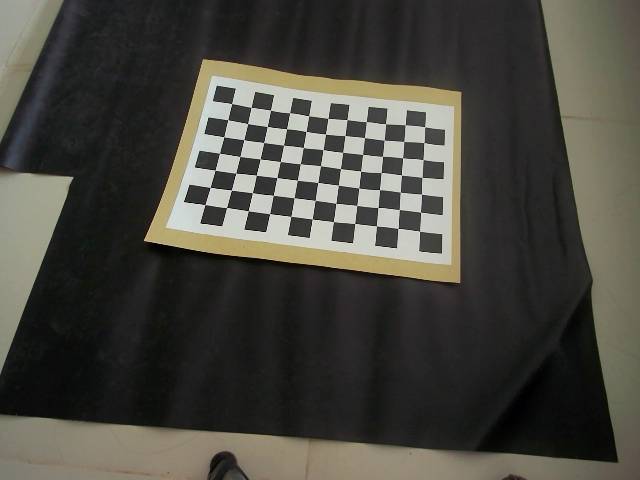
#> input picture Stereo_Vision/Stereo_pairs_1/left_000.png, 640 x 480 px, given in place of the camera
$ python live_camera.py   (older library calls are emulated)
#> lines starting #> are read from the running program, lines starting #| are printed output that depends on the picture
import cv2
import numpy as np
import pickle
import os
import sys
from datetime import datetime

# -------------------------------------------------
# Configuration
# -------------------------------------------------
SCRIPT_DIR = os.path.dirname(os.path.abspath(__file__))
CALIB_FILE = os.path.join(SCRIPT_DIR, "stereo_calibration.pkl")
OUTPUT_DIR = os.path.join(SCRIPT_DIR, "captured_images")

# Create output directory if it doesn't exist
os.makedirs(OUTPUT_DIR, exist_ok=True)

print("="*60)
print("STEREO IMAGE CAPTURE AND RECTIFICATION CHECKER")
print("="*60)
print("SCRIPT_DIR :", SCRIPT_DIR)
print("CALIB_FILE :", CALIB_FILE)
print("OUTPUT_DIR :", OUTPUT_DIR)

# -------------------------------------------------
# Load calibration
# -------------------------------------------------
if not os.path.exists(CALIB_FILE):
    raise FileNotFoundError(f"Calibration file not found: {CALIB_FILE}")

with open(CALIB_FILE, "rb") as f:
#> (reads Stereo_Vision/stereo_calibration.pkl from the repository)
    calib = pickle.load(f)

mtxL, distL = calib["mtxL"], calib["distL"]
mtxR, distR = calib["mtxR"], calib["distR"]
R = calib.get("R", None)
T = calib.get("T", None)

if R is None or T is None:
    raise ValueError("Calibration file missing R and T matrices!")

print("\nCalibration loaded successfully!")

# -------------------------------------------------
# Setup cameras
# -------------------------------------------------
print("\n" + "="*60)
print("Setting up cameras...")
print("="*60)

# Try to open cameras (adjust camera indices if needed)
# Camera indices: 0, 1, 2, etc. depending on your system
LEFT_CAMERA_INDEX = 0
RIGHT_CAMERA_INDEX = 2

cap_left = cv2.VideoCapture(LEFT_CAMERA_INDEX)
cap_right = cv2.VideoCapture(RIGHT_CAMERA_INDEX)

if not cap_left.isOpened():
    raise RuntimeError(f"Cannot open left camera (index {LEFT_CAMERA_INDEX})")
if not cap_right.isOpened():
    raise RuntimeError(f"Cannot open right camera (index {RIGHT_CAMERA_INDEX})")

# Set camera resolution to match calibration
cap_left.set(cv2.CAP_PROP_FRAME_WIDTH, 640)
cap_left.set(cv2.CAP_PROP_FRAME_HEIGHT, 480)
cap_right.set(cv2.CAP_PROP_FRAME_WIDTH, 640)
cap_right.set(cv2.CAP_PROP_FRAME_HEIGHT, 480)

print(f"Left camera opened:  Index {LEFT_CAMERA_INDEX}")
print(f"Right camera opened: Index {RIGHT_CAMERA_INDEX}")

# Get actual resolution
ret_l, test_l = cap_left.read()
#> test_l is the input picture: shape (480, 640, 3); mean B, G, R 64, 71.8, 73.1
ret_r, test_r = cap_right.read()

if not ret_l or not ret_r:
    raise RuntimeError("Failed to read from cameras")

h, w = test_l.shape[:2]
#> h = 480; w = 640
image_size = (w, h)
#> image_size = (640, 480)
print(f"Camera resolution: {w} x {h}")
#| Camera resolution: 640 x 480

# -------------------------------------------------
# Compute rectification parameters with alpha=0
# -------------------------------------------------
print("\nComputing rectification parameters...")
R1, R2, P1, P2, Q, roi_left, roi_right = cv2.stereoRectify(
    cameraMatrix1=mtxL,
    distCoeffs1=distL,
    cameraMatrix2=mtxR,
    distCoeffs2=distR,
    imageSize=image_size,
    R=R,
    T=T,
    flags=cv2.CALIB_ZERO_DISPARITY,
    alpha=1.0,  # Full image, no cropping
    newImageSize=image_size
)
#> roi_left = (26, 47, 520, 355); roi_right = (128, 41, 503, 379)

# Create rectification maps
map1L, map2L = cv2.initUndistortRectifyMap(mtxL, distL, R1, P1, image_size, cv2.CV_16SC2)
map1R, map2R = cv2.initUndistortRectifyMap(mtxR, distR, R2, P2, image_size, cv2.CV_16SC2)

print("Rectification parameters computed successfully!")

# -------------------------------------------------
# Function to rectify and display images
# -------------------------------------------------
# [106 lines left out: function process_and_display, not called in this run]

# -------------------------------------------------
# Main capture loop
# -------------------------------------------------
print("\n" + "="*60)
print("LIVE CAMERA VIEW - CONTROLS:")
print("="*60)
print("  SPACE   - Capture and save stereo pair")
print("  'c'     - Capture (same as SPACE)")
print("  'r'     - Toggle rectification view")
print("  'q/ESC' - Quit")
print("="*60)

show_rectified = False
capture_count = 0

cv2.namedWindow("Stereo View", cv2.WINDOW_NORMAL)
cv2.resizeWindow("Stereo View", 1280, 480)

while True:
    # Read frames from both cameras
    ret_l, frame_l = cap_left.read()
    ret_r, frame_r = cap_right.read()

    if not ret_l or not ret_r:
        print("Failed to read from cameras")
        break

    # Show either original or rectified view
    if show_rectified:
        _, _, check, _ = process_and_display(frame_l, frame_r, save_images=False)
        display_frame = check
        cv2.putText(display_frame, "RECTIFIED VIEW (Press 'r' for original)",
                   (10, h - 10), cv2.FONT_HERSHEY_SIMPLEX, 0.7, (0, 255, 255), 2)
    else:
        display_frame = np.hstack((frame_l, frame_r))
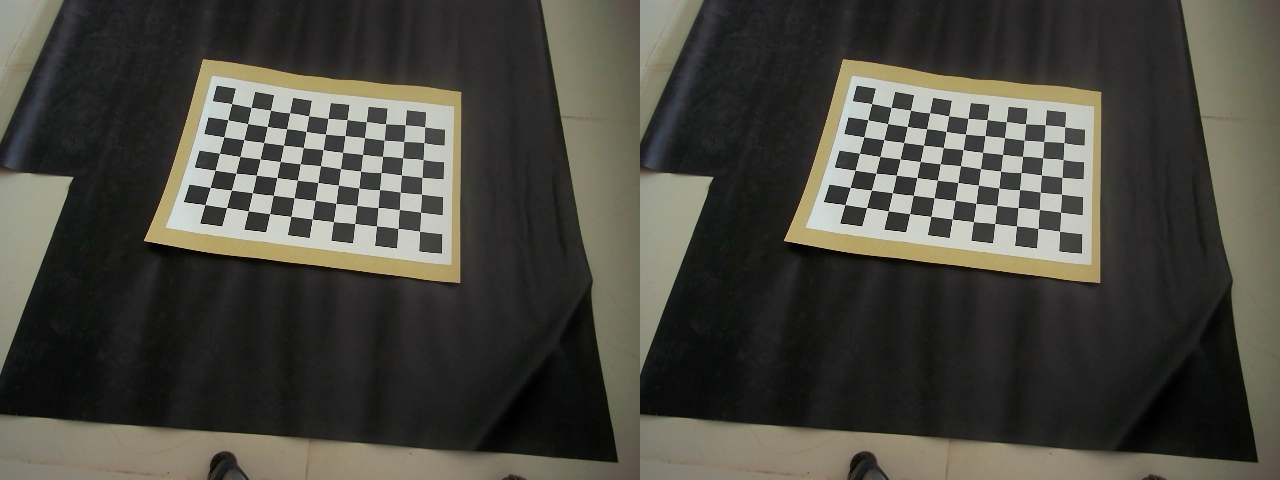
#> display_frame: shape (480, 1280, 3); mean B, G, R 64, 71.8, 73.1
        cv2.line(display_frame, (w, 0), (w, h), (255, 0, 0), 2)
        cv2.putText(display_frame, "ORIGINAL VIEW (Press 'r' for rectified)",
                   (10, h - 10), cv2.FONT_HERSHEY_SIMPLEX, 0.7, (0, 255, 255), 2)
        cv2.putText(display_frame, "Press SPACE to capture",
                   (10, 30), cv2.FONT_HERSHEY_SIMPLEX, 0.7, (0, 255, 0), 2)
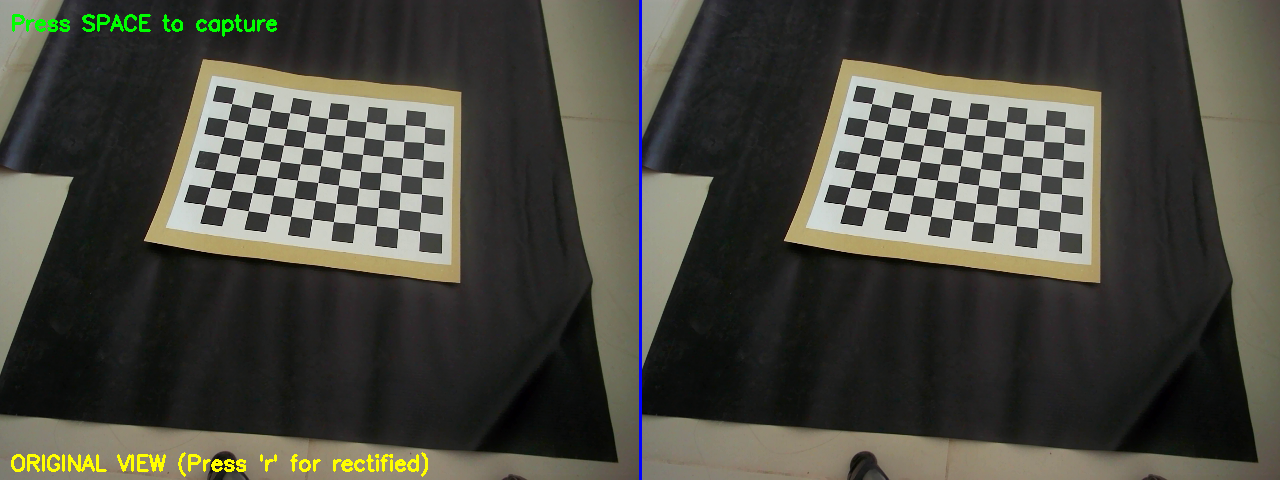
#> display_frame: shape (480, 1280, 3); mean B, G, R 63.8, 72.8, 73.2

    cv2.imshow("Stereo View", display_frame)

    # Handle keyboard input
    key = cv2.waitKey(1) & 0xFF
#> (key q is pressed here)

    if key == 27 or key == ord('q'):  # ESC or 'q'
        print("\nQuitting...")
        break

    elif key == ord('r'):  # Toggle rectified view
        show_rectified = not show_rectified
        print(f"View mode: {'RECTIFIED' if show_rectified else 'ORIGINAL'}")

    elif key == 32 or key == ord('c'):  # SPACE or 'c' to capture
        capture_count += 1
        timestamp = datetime.now().strftime("%Y%m%d_%H%M%S")

        print(f"\n{'='*60}")
        print(f"CAPTURING IMAGE PAIR #{capture_count}")
        print(f"{'='*60}")

        # Process and save
        orig, rect, check, disp = process_and_display(
            frame_l, frame_r,
            save_images=True,
            timestamp=timestamp
        )

        # Show results in separate windows
        cv2.namedWindow(f"Capture #{capture_count} - Original", cv2.WINDOW_NORMAL)
        cv2.namedWindow(f"Capture #{capture_count} - Rectified Check", cv2.WINDOW_NORMAL)
        cv2.namedWindow(f"Capture #{capture_count} - Disparity", cv2.WINDOW_NORMAL)

        cv2.imshow(f"Capture #{capture_count} - Original", orig)
        cv2.imshow(f"Capture #{capture_count} - Rectified Check", check)
        cv2.imshow(f"Capture #{capture_count} - Disparity", disp)

        print(f"\n✓ Capture #{capture_count} completed!")
        print("  Check the rectification - horizontal lines should align")
        print("  Press any key in the capture windows to close them")

# -------------------------------------------------
# Cleanup
# -------------------------------------------------
cap_left.release()
cap_right.release()
cv2.destroyAllWindows()

print("\n" + "="*60)
print(f"Session complete! Total captures: {capture_count}")
print(f"All images saved in: {OUTPUT_DIR}")
print("="*60)
